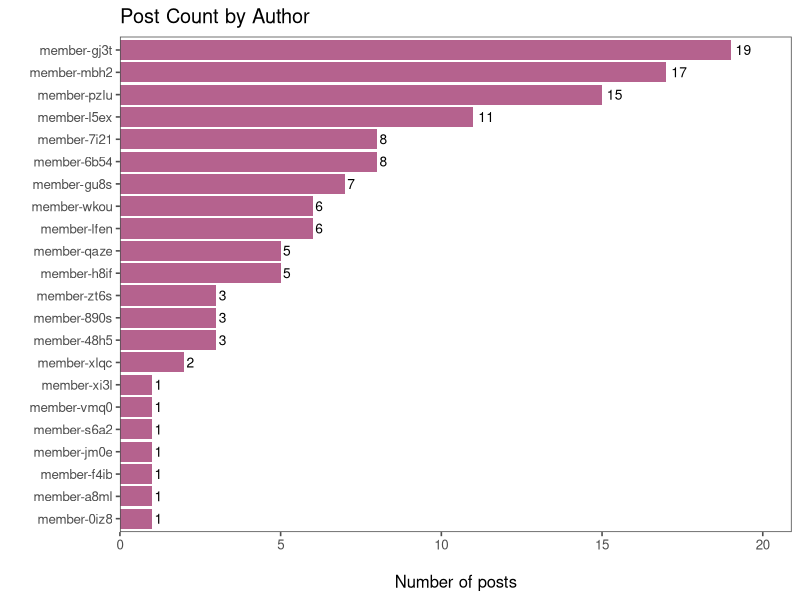
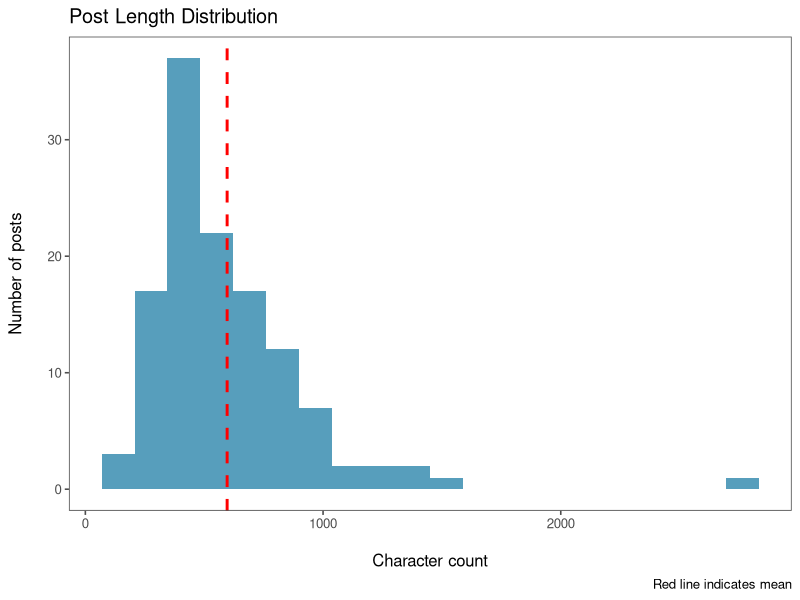
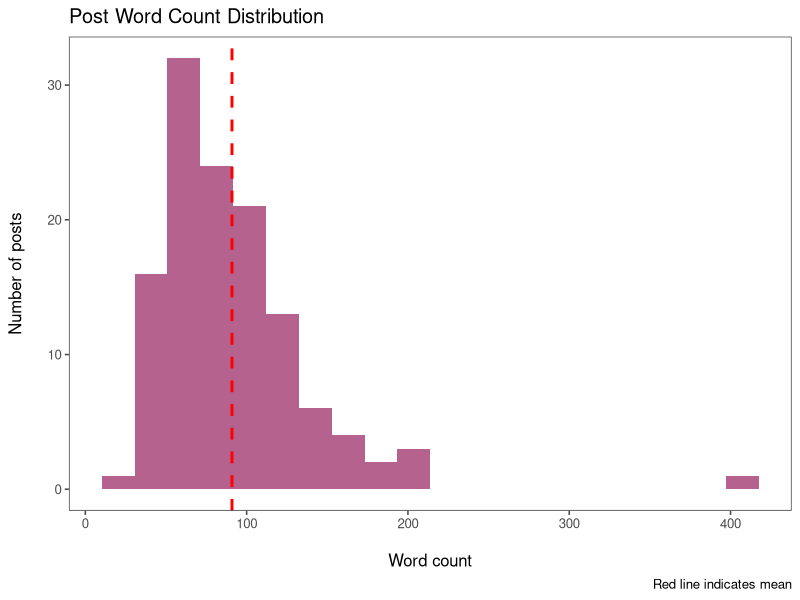
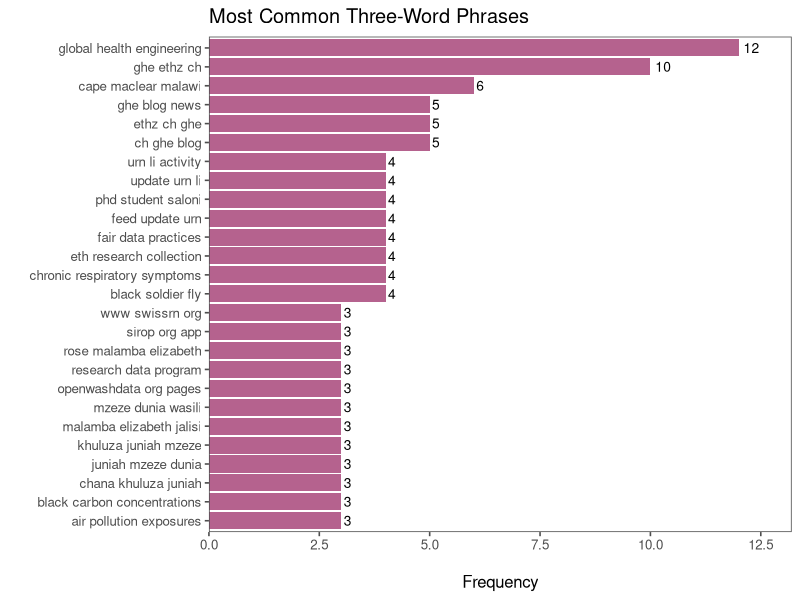

Here is the R script that generated these plots, in order:
## ---- chunk 1
#| label: setup
#| include: false
library(tidyverse)
library(lubridate)
library(ggthemes)
library(scales)
library(knitr)

# Set theme for all plots
theme_set(theme_few())

# Load data
posts <- read_csv(here::here("linkedin-posts/clean-data/linkedin-posts.csv")) |>
  mutate(due = as_date(due)) 
## ---- chunk 2
#| label: fig-posts-by-author
#| fig-cap: "Number of posts by team member"
posts |>
  count(name) |>
  arrange(desc(n)) |>
  ggplot(aes(x = reorder(name, n), y = n)) +
  geom_col(fill = "#A23B72", alpha = 0.8) +
  geom_text(aes(label = n), hjust = -0.3, size = 3.5) +
  coord_flip() +
  labs(
    x = "",
    y = "\nNumber of posts",
    title = "Post Count by Author"
  ) +
  theme_few() +
  scale_y_continuous(expand = expansion(mult = c(0, 0.1)))
## ---- chunk 3
#| label: tbl-author-stats
#| tbl-cap: "Author posting statistics"
posts |>
  count(name, name = "posts") |>
  arrange(desc(posts)) |>
  mutate(
    percentage = round(posts / sum(posts) * 100, 1),
    cumulative_pct = round(cumsum(posts) / sum(posts) * 100, 1)
  ) |>
  kable()
## ---- chunk 4
#| label: compute-text-stats
# Compute text statistics
posts_with_stats <- posts |>
  mutate(
    char_count = str_length(text),
    word_count = str_count(text, "\\w+"),
    line_count = str_count(text, "\n") + 1
  )
## ---- chunk 5
#| label: tbl-text-summary
#| tbl-cap: "Post length summary statistics"
posts_with_stats |>
  summarise(
    `Mean Characters` = round(mean(char_count, na.rm = TRUE)),
    `Median Characters` = round(median(char_count, na.rm = TRUE)),
    `Mean Words` = round(mean(word_count, na.rm = TRUE)),
    `Median Words` = round(median(word_count, na.rm = TRUE)),
    `Max Characters` = max(char_count, na.rm = TRUE),
    `Min Characters` = min(char_count, na.rm = TRUE)
  ) |>
  pivot_longer(everything(), names_to = "Metric", values_to = "Value") |>
  kable()
## ---- chunk 6
#| label: fig-char-distribution
#| fig-cap: "Distribution of post character counts"
posts_with_stats |>
  ggplot(aes(x = char_count)) +
  geom_histogram(bins = 20, fill = "#2E86AB", alpha = 0.8) +
  geom_vline(aes(xintercept = mean(char_count, na.rm = TRUE)),
             color = "red", linetype = "dashed", linewidth = 1) +
  labs(
    x = "\nCharacter count",
    y = "Number of posts\n",
    title = "Post Length Distribution",
    caption = "Red line indicates mean"
  ) +
  theme_few()
## ---- chunk 7
#| label: fig-word-distribution
#| fig-cap: "Distribution of post word counts"
posts_with_stats |>
  ggplot(aes(x = word_count)) +
  geom_histogram(bins = 20, fill = "#A23B72", alpha = 0.8) +
  geom_vline(aes(xintercept = mean(word_count, na.rm = TRUE)),
             color = "red", linetype = "dashed", linewidth = 1) +
  labs(
    x = "\nWord count",
    y = "Number of posts\n",
    title = "Post Word Count Distribution",
    caption = "Red line indicates mean"
  ) +
  theme_few()
## ---- chunk 8
#| label: tbl-top-words
#| tbl-cap: "Top 20 most frequent words (excluding common stop words)"
# Simple word frequency analysis
library(tidytext)

posts |>
  unnest_tokens(word, text) |>
  anti_join(stop_words, by = "word") |>
  filter(str_detect(word, "^[a-z]+$")) |>  # Only alphabetic words
  filter(word != "https") |> 
  count(word, sort = TRUE) |>
  slice_max(n, n = 20) |>
  kable()
## ---- chunk 9
#| label: tbl-top-bigrams
#| tbl-cap: "Top 20 most frequent two-word phrases"

posts |>
  unnest_tokens(bigram, text, token = "ngrams", n = 2) |>
  filter(!is.na(bigram)) |>
  separate(bigram, into = c("word1", "word2"), sep = " ", remove = FALSE) |>
  filter(!word1 %in% stop_words$word) |>
  filter(!word2 %in% stop_words$word) |>
  filter(str_detect(word1, "^[a-z]+$")) |>
  filter(str_detect(word2, "^[a-z]+$")) |>
  filter(word1 != "https" & word2 != "https") |>
  count(bigram, sort = TRUE) |>
  slice_max(n, n = 20) |>
  kable()
## ---- chunk 10
#| label: tbl-top-trigrams
#| tbl-cap: "Top 20 most frequent three-word phrases"

posts |>
  unnest_tokens(trigram, text, token = "ngrams", n = 3) |>
  filter(!is.na(trigram)) |>
  separate(trigram, into = c("word1", "word2", "word3"), sep = " ", remove = FALSE) |>
  filter(!word1 %in% stop_words$word) |>
  filter(!word2 %in% stop_words$word) |>
  filter(!word3 %in% stop_words$word) |>
  filter(str_detect(word1, "^[a-z]+$")) |>
  filter(str_detect(word2, "^[a-z]+$")) |>
  filter(str_detect(word3, "^[a-z]+$")) |>
  filter(word1 != "https" & word2 != "https" & word3 != "https") |>
  count(trigram, sort = TRUE) |>
  slice_max(n, n = 20) |>
  kable()
## ---- chunk 11
#| label: fig-top-trigrams
#| fig-cap: "Top 15 most frequent three-word phrases"

posts |>
  unnest_tokens(trigram, text, token = "ngrams", n = 3) |>
  filter(!is.na(trigram)) |>
  separate(trigram, into = c("word1", "word2", "word3"), sep = " ", remove = FALSE) |>
  filter(!word1 %in% stop_words$word) |>
  filter(!word2 %in% stop_words$word) |>
  filter(!word3 %in% stop_words$word) |>
  filter(str_detect(word1, "^[a-z]+$")) |>
  filter(str_detect(word2, "^[a-z]+$")) |>
  filter(str_detect(word3, "^[a-z]+$")) |>
  filter(word1 != "https" & word2 != "https" & word3 != "https") |>
  count(trigram, sort = TRUE) |>
  slice_max(n, n = 15) |>
  ggplot(aes(x = reorder(trigram, n), y = n)) +
  geom_col(fill = "#A23B72", alpha = 0.8) +
  geom_text(aes(label = n), hjust = -0.3, size = 3.5) +
  coord_flip() +
  labs(
    x = "",
    y = "\nFrequency",
    title = "Most Common Three-Word Phrases"
  ) +
  theme_few() +
  scale_y_continuous(expand = expansion(mult = c(0, 0.1)))
